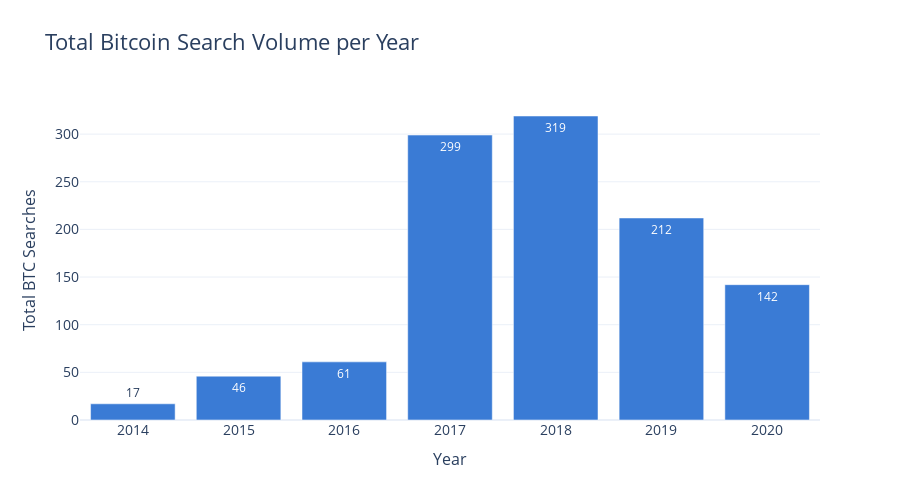

Write notebook code for a chart like this one.
### Code cell
import plotly.graph_objects as go

fig = go.Figure(
    data=[
        go.Bar(
            x=yearly_btc_search.index,
            y=yearly_btc_search.values,
            marker_color='#3A7BD5',  
            text=yearly_btc_search.values,
            textposition='auto',
            hovertemplate=
                '<b>Year:</b> %{x}<br>' +
                '<b>Total Searches:</b> %{y}<extra></extra>',
        )
    ]
)

fig.update_layout(
    title='Total Bitcoin Search Volume per Year',
    xaxis_title='Year',
    yaxis_title='Total BTC Searches',
    title_font_size=22,
    xaxis_title_font_size=16,
    yaxis_title_font_size=16,
    xaxis_tickfont_size=14,
    yaxis_tickfont_size=14,
    template='plotly_white',
    width=900,
    height=500,
    bargap=0.2
)

fig.show()

### Figure 1 — Plotly figure (JSON) as saved in the notebook; plotly's stock layout.template omitted (floating-point values rounded to 4 significant figures)
{"data": [{"hovertemplate": "<b>Year:</b> %{x}<br><b>Total Searches:</b> %{y}<extra></extra>", "marker": {"color": "#3A7BD5"}, "text": [17.0, 46.0, 61.0, 299.0, 319.0, 212.0, 142.0], "textposition": "auto", "type": "bar", "x": [2014, 2015, 2016, 2017, 2018, 2019, 2020], "y": [17, 46, 61, 299, 319, 212, 142]}], "layout": {"bargap": 0.2, "height": 500, "title": {"font": {"size": 22}, "text": "Total Bitcoin Search Volume per Year"}, "width": 900, "xaxis": {"tickfont": {"size": 14}, "title": {"font": {"size": 16}, "text": "Year"}}, "yaxis": {"tickfont": {"size": 14}, "title": {"font": {"size": 16}, "text": "Total BTC Searches"}}}}
